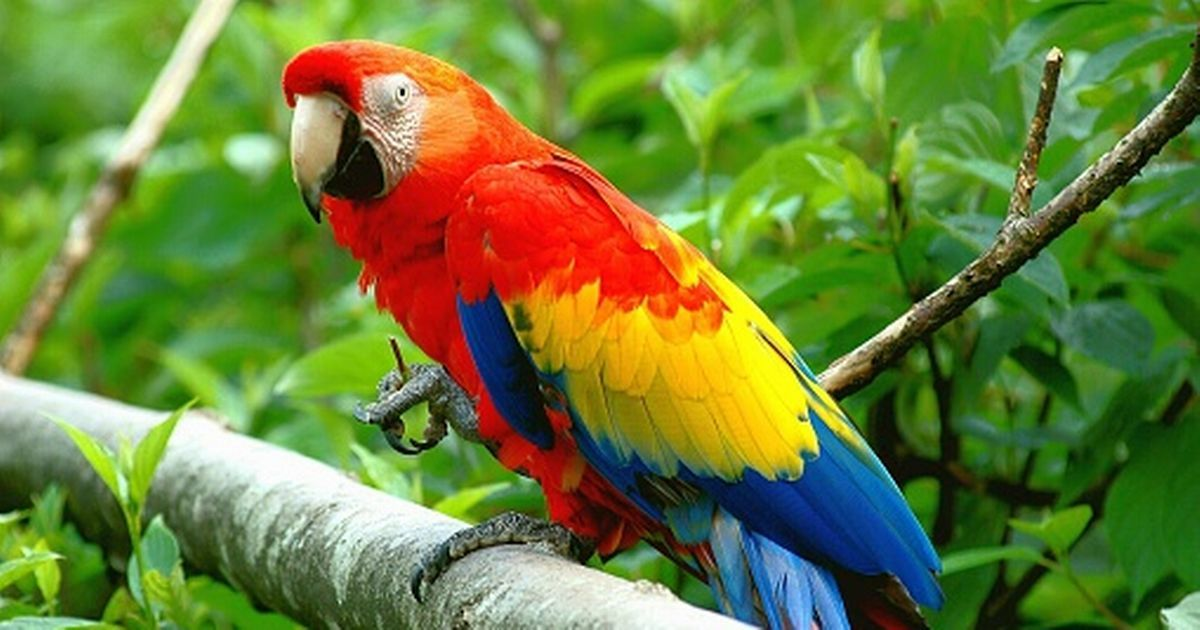
%> input picture Practical 0/parrot.jpg, 1200 x 630 px
$ octave task_10.m   (GNU Octave 9; MATLAB toolbox functions it lacks are replaced by stand-ins)
%> lines starting %> are read from the running program, lines starting %| are printed output that depends on the picture
% STEP 1: read image
I=imread('parrot.jpg');
%> I is the input picture: size 630x1200x3 uint8; mean R, G, B 105.7, 127.6, 55.4

%STEP 2: display image
%image(I)
%imagesc(I)
%imshow(I)

%STEP 3: Increase the values of all the pixels by 50, changes brightness
I2 = I+50;
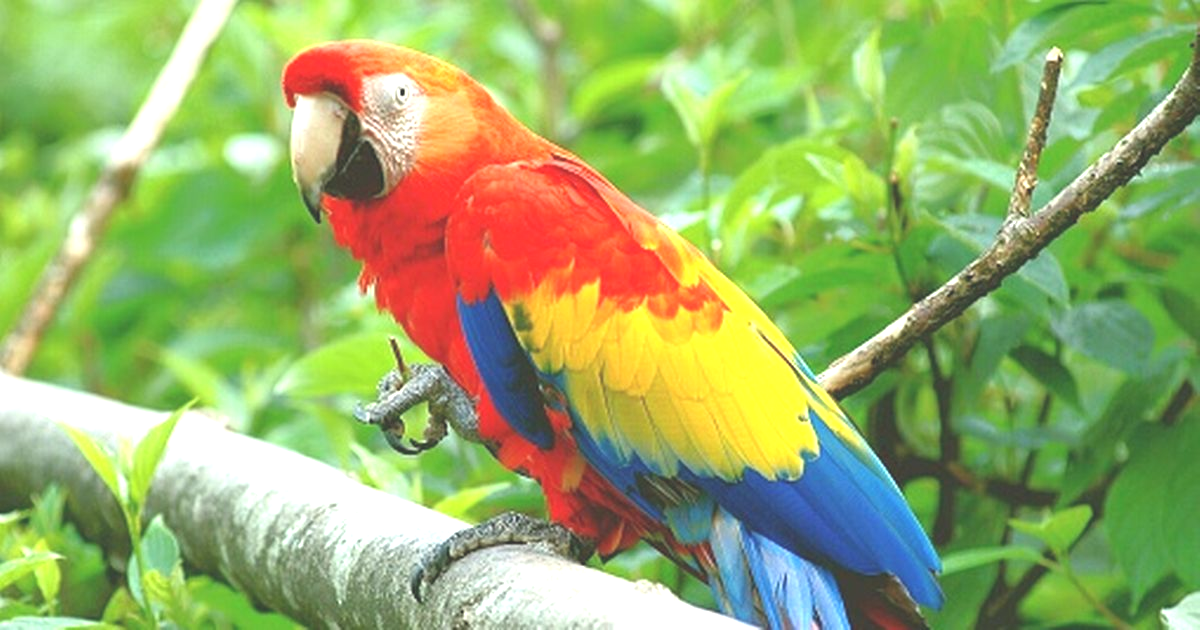
%> I2: size 630x1200x3 uint8; mean R, G, B 151.2, 174.9, 104.2
%image(I2)

%transform image to double before processing it
%I = double(I)
%image(I)

%STEP 4: Store your modified image in a file by using:
%imwrite(I2, 'parrot2.jpg','JPEG');

%STEP 5: Extract one of the colour channels (for example the first channel R) from the image matrix
%takes the first row of the third dimension - the red of RGB
R=I(:,:,1);
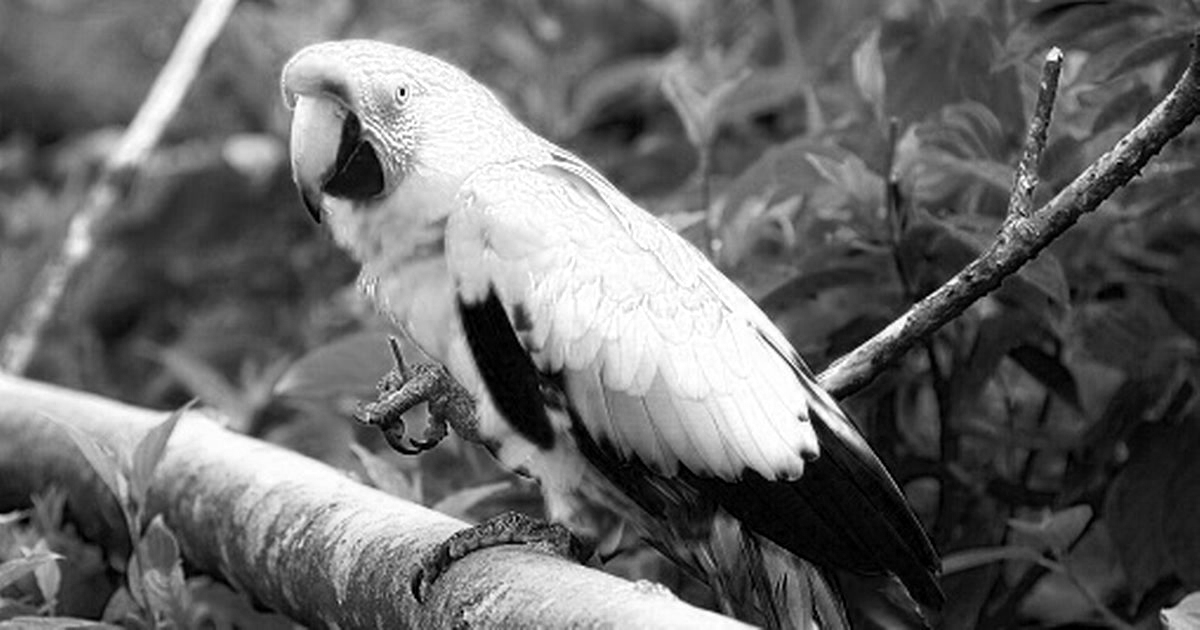
%> R: size 630x1200 uint8; min 0, max 255, mean 105.7
%image(R)
%imagesc(R)
%imshow(R)

%STEP 6: Select the image in red and blue colours and apply a grey scale colormap as follows:
figure(2), imagesc(R), colormap(gray)

%STEP 7: Visualise the same image with different levels of quantization, by writing the following instructions
%figure, imagesc(R), colormap(gray(128)), title('quantization: 128 levels (7 bpp)')
%figure, imagesc(R), colormap(gray(64)), title('quantization: 64 levels (6 bpp)')
%figure, imagesc(R), colormap(gray(16)), title('quantization: 16 levels (4 bpp)')
%figure, imagesc(R), colormap(gray(4)), title('quantization: 4 levels (2 bpp)')

%STEP 8: Store your grey image in a file by using:
imwrite(R,'parrot_gray.jpg','JPEG');
